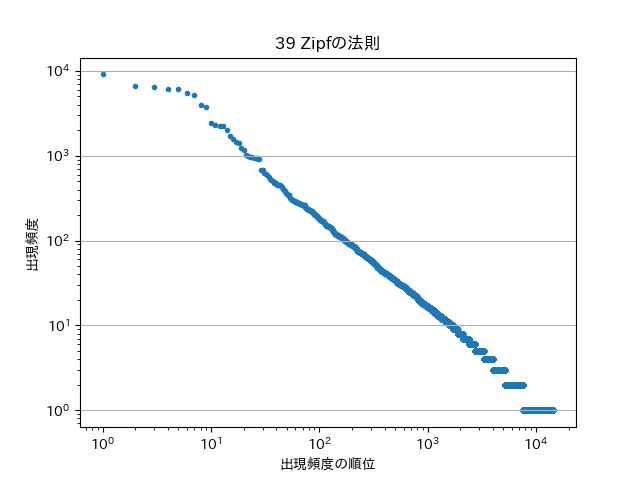

Write Python code to recreate this figure.
# -*- coding: utf-8 -*-
"""
39. Zipfの法則
単語の出現頻度順位を横軸，その出現頻度を縦軸として，両対数グラフをプロットせよ．
"""
import numpy as np
import matplotlib
matplotlib.use('Agg') # error除去のため
import matplotlib.pylab as plt

def main():
    with open("36_word_frequency.txt",mode='r') as f:
        data=f.readlines()
    word=[]
    frequency=[]
    for line in data:
        line=line.replace("\n","")
        word.append(line.split("\t")[0])
        frequency.append(int(line.split("\t")[1]))
    plt.scatter(range(1,len(frequency)+1),frequency,marker='.')
    plt.xscale('log')
    plt.yscale('log')
    plt.title("39 Zipfの法則")
    plt.xlabel("出現頻度の順位")
    plt.ylabel("出現頻度")
    plt.grid(axis='y')
    plt.savefig('39.png' )
    
if __name__  == '__main__':
    main()